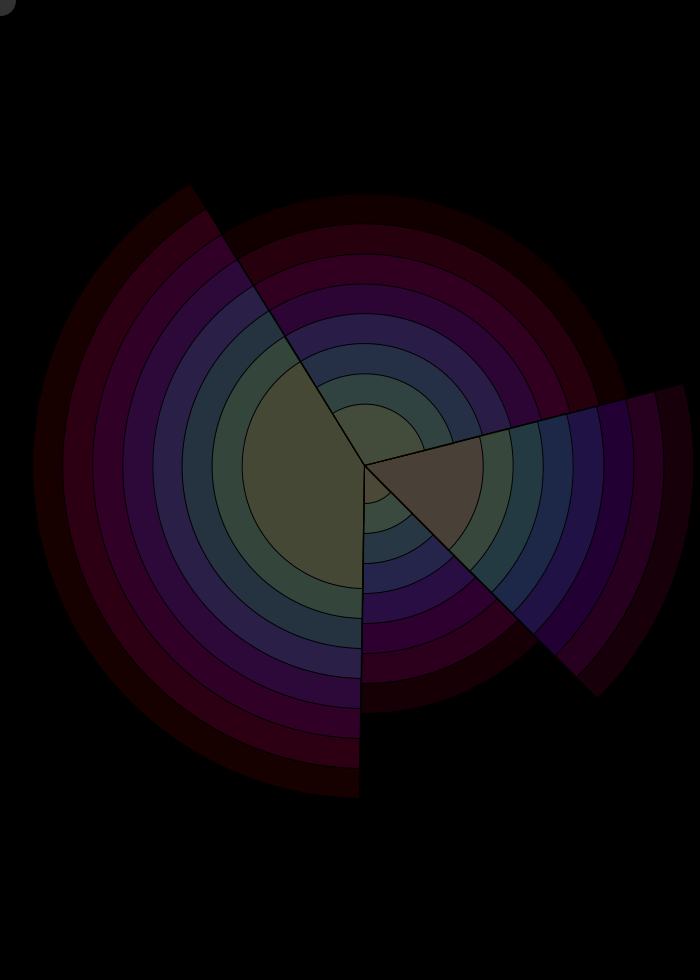
Frame 1 (no input)
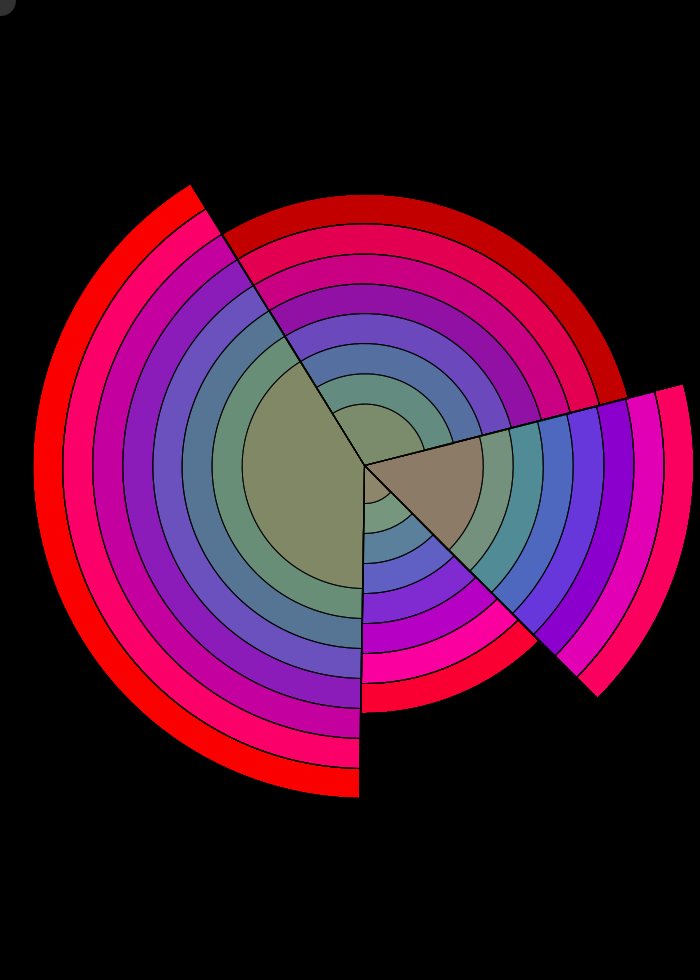
Frame 60 (the mouse pressed at the canvas centre just before this capture)
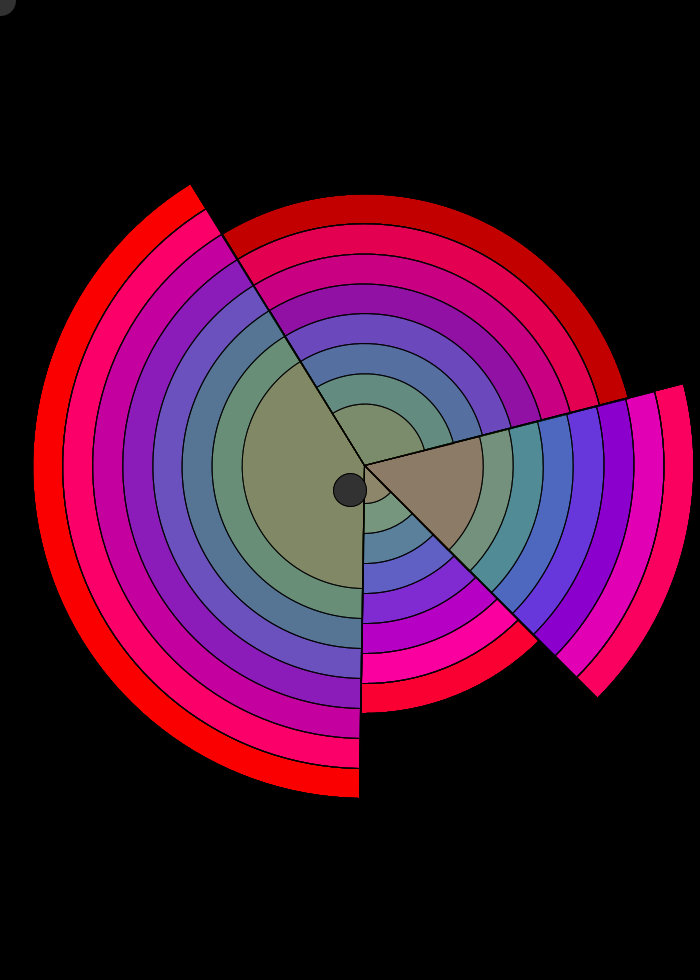
Frame 120 (the mouse held since frame 60 and released just before this capture)

The Processing sketch that drew these frames (run headless with seeded random() and noise(); from frame 60 on, the mouse is pressed at the canvas centre):

// Processing sketch: First_Practicum_Code
// ── First_Practicum_Code.pde
/* This is the code for First-Practicum.
It is in no means the final project */

float x = random(300,400); //Centers of the design.
float y = random(440,540);


float m = random(250); //Randomizes the sides of the arcs.
float n = random(250);
float o = random(250);
float p = random(250);

float a = random(46,144); //Radians of the design.
float b = random(146,314);
float c = random(316,404);

float t = random(255); //Randomizes the transparency.

int g = 50;

void setup() {
size(700,980);
background(0);
}
void draw() {
  
fill(255,0,100,t); //Eight layer
arc(x,y,m+420,m+420, radians(c), radians(405), PIE);
fill(255,0,50,t);
arc(x,y,n+435,n+435, radians(45), radians(a), PIE);
fill(255,0,0,t);
arc(x,y,o+450,o+450, radians(a), radians(b), PIE);
fill(200,0,0,t);
arc(x,y,p+465,p+465, radians(b), radians(c), PIE);
  
fill(200,0,255,t); //Seventh layer
arc(x,y,m+360,m+360, radians(c), radians(405), PIE);
fill(255,0,255,t);
arc(x,y,n+375,n+375, radians(45), radians(a), PIE);
fill(255,0,200,t);
arc(x,y,o+390,o+390, radians(a), radians(b), PIE);
fill(255,0,150,t);
arc(x,y,p+405,p+405, radians(b), radians(c), PIE);

fill(0,0,255,t); //Sixth layer
arc(x,y,m+300,m+300, radians(c), radians(405), PIE);
fill(50,0,255,t);
arc(x,y,n+315,n+315, radians(45), radians(a), PIE);
fill(100,0,255,t);
arc(x,y,o+330,o+330, radians(a), radians(b), PIE);
fill(150,0,225,t);
arc(x,y,p+345,p+345, radians(b), radians(c), PIE);

fill(0,200,255,t); //Fifth layer
arc(x,y,m+240,m+240, radians(c), radians(405), PIE);
fill(0,150,255,t);
arc(x,y,n+255,n+255, radians(45), radians(a), PIE);
fill(0,100,255,t);
arc(x,y,o+270,o+270, radians(a), radians(b), PIE);
fill(0,50,255,t);
arc(x,y,p+285,p+285, radians(b), radians(c), PIE);

fill(0,255,100,t); //Fourth layer
arc(x,y,m+180,m+180, radians(c), radians(405), PIE);
fill(0,255,150,t);
arc(x,y,n+195,n+195, radians(45), radians(a), PIE);
fill(0,255,200,t);
arc(x,y,o+210,o+210, radians(a), radians(b), PIE);
fill(0,255,255,t);
arc(x,y,p+225,p+225, radians(b), radians(c), PIE);

fill(100,255,0,t); //Third layer
arc(x,y,m+120,m+120, radians(c), radians(405), PIE);
fill(50,255,0,t);
arc(x,y,n+135,n+135, radians(45), radians (a), PIE);
fill(0,255,0,t);
arc(x,y,o+150,o+150, radians(a), radians(b), PIE);
fill(0,255,50,t);
arc(x,y,p+165,p+165, radians(b), radians(c), PIE);

fill(255,200,0,t); //Second layer
arc(x,y,m+60,m+60, radians(c), radians(405), PIE);
fill(255,255,0,t);
arc(x,y,n+75,n+75, radians(45), radians(a), PIE);
fill(200,255,0,t);
arc(x,y,o+90,o+90, radians(a), radians(b), PIE);
fill(150,255,0,t);
arc(x,y,p+105,p+105, radians(b), radians(c), PIE);

fill(255,0,0,t); //First layer
arc(x,y,m,m, radians(c), radians(405), PIE);
fill(255,50,0,t);
arc(x,y,n+15,n+15, radians(45), radians(a), PIE);
fill(255,100,0,t);
arc(x,y,o+30,o+30, radians(a), radians(b), PIE);
fill(255,150,0,t);
arc(x,y,p+45,p+45, radians(b), radians(c), PIE);

frameRate(5);  
  fill(g,g,g);
  ellipse(mouseX, mouseY, 33, 33);
  if (mousePressed == true) {
    if (mouseButton == LEFT) {
      g += 20;
    } else if (mouseButton == RIGHT) {
      g -= 20;
    }
  }
}
